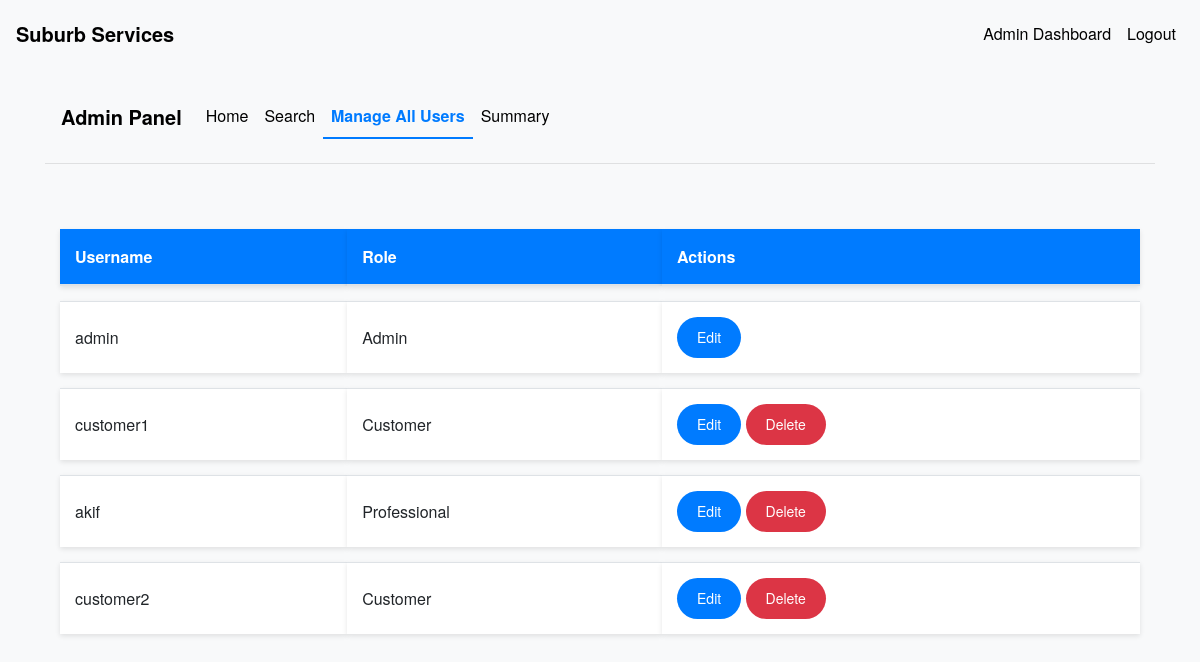
The app's page /admin/manage_users (signed in), older data.
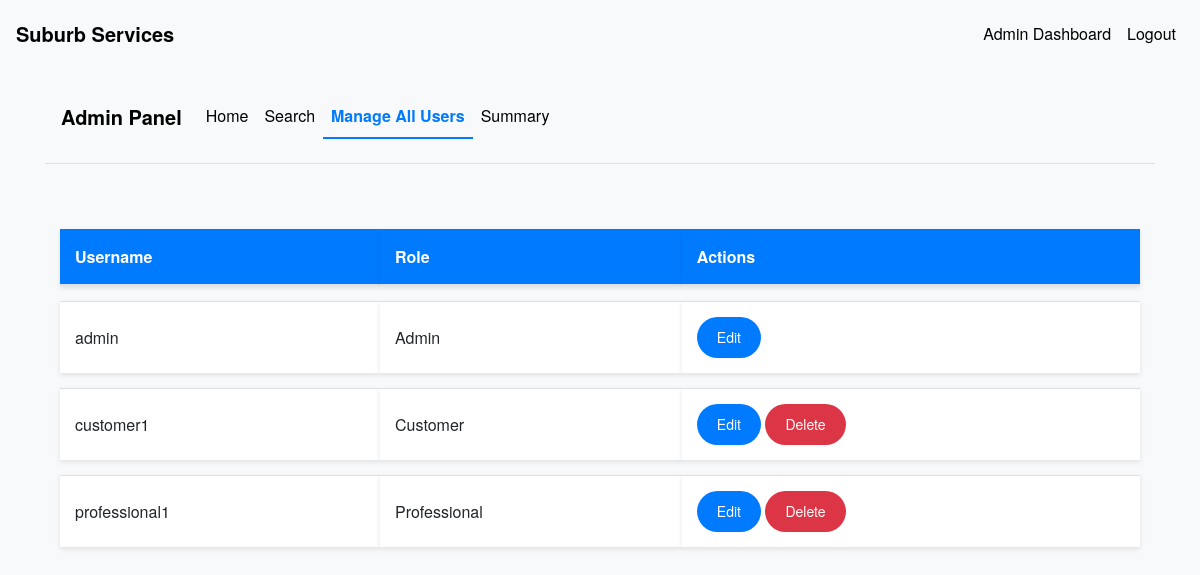
The same page, newer data.
### models.py (models this page shows, shortened)
class User(UserMixin, db.Model):
    __tablename__ = 'users'
    id = db.Column(db.Integer, primary_key=True)
    username = db.Column(db.String(100), unique=True, nullable=False)
    password = db.Column(db.String(128), nullable=False)
    role = db.Column(db.String(20), nullable=False)
    is_active = db.Column(db.Boolean, default=True)
    date_created = db.Column(db.DateTime, default=datetime.utcnow)
    date_completed = db.Column(db.DateTime)
    contact_number = db.Column(db.String(15), nullable=True)
    location = db.Column(db.String(255), nullable=True)
    pin_code = db.Column(db.String(10), nullable=True)
    is_approved = db.Column(db.Boolean, default=False)
    service_type = db.Column(db.String(100))
    experience = db.Column(db.Integer)
    resume_filename = db.Column(db.String(200))
    approval_status = db.Column(db.String(50), default='pending')
    customer_service_requests = db.relationship('ServiceRequest', backref='customer', foreign_keys='ServiceRequest.customer_id', lazy='dynamic')
    professional_service_requests = db.relationship('ServiceRequest', backref='professional', foreign_keys='ServiceRequest.professional_id', lazy='dynamic')

### routes.py (the view)
@app.route('/admin/manage_users')
@login_required
def manage_users():
    if current_user.role != 'admin':
        flash('Access denied.')
        return redirect(url_for('index'))
    users = User.query.all()
    return render_template('manage_users.html', users=users)

### app.py (called while the page is built)
@login_manager.user_loader
def load_user(user_id):
    return User.query.get(int(user_id))

### templates/manage_users.html (shortened to what this page needs)
{% extends 'base.html' %}
{% block content %}
<nav class="navbar navbar-expand-lg navbar-light bg-light">
    <a class="navbar-brand" href="{{ url_for('admin_dashboard') }}">Admin Panel</a>
    <div class="collapse navbar-collapse" id="navbarNav">
        <ul class="navbar-nav">
            <li class="nav-item {% if request.endpoint == 'admin_dashboard' %}active{% endif %}">
                <a class="nav-link" href="{{ url_for('admin_dashboard') }}">Home</a>
            </li>
            <li class="nav-item {% if request.endpoint == 'admin_search' %}active{% endif %}">
                <a class="nav-link" href="{{ url_for('admin_search') }}">Search</a>
            </li>
            <li class="nav-item {% if request.endpoint == 'manage_users' %}active{% endif %}">
                <a class="nav-link" href="{{ url_for('manage_users') }}">Manage All Users</a>
            </li>
            <li class="nav-item {% if request.endpoint == 'admin_summary' %}active{% endif %}">
                <a class="nav-link" href="{{ url_for('admin_summary') }}">Summary</a>
            </li>
        </ul>
    </div>
</nav>
<hr>
<div class="container">
    <table class="table table-striped">
        <thead>
            <tr>
                <th>Username</th>
                <th>Role</th>
                <th>Actions</th>
            </tr>
        </thead>
        <tbody>
            {% for user in users %}
            <tr>
                <td>{{ user.username }}</td>
                <td>{{ user.role.capitalize() }}</td>
                <td>
                    <a href="{{ url_for('edit_user', user_id=user.id) }}" class="btn btn-sm btn-primary">Edit</a>
                    {% if user.username != 'admin' %}
                    <form action="{{ url_for('delete_user', user_id=user.id) }}" method="POST" style="display:inline;">
                        <button type="submit" class="btn btn-sm btn-danger" onclick="return confirm('Are you sure you want to delete this user?');">Delete</button>
                    </form>
                    {% endif %}
                </td>
            </tr>
            {% endfor %}
        </tbody>
    </table>
</div>
{% endblock %}

Row changes from the older to the newer data that the page shows:
removed User: username "akif", role "Professional"
removed User: username "customer2", role "Customer"
added User: username "professional1", role "Professional"
